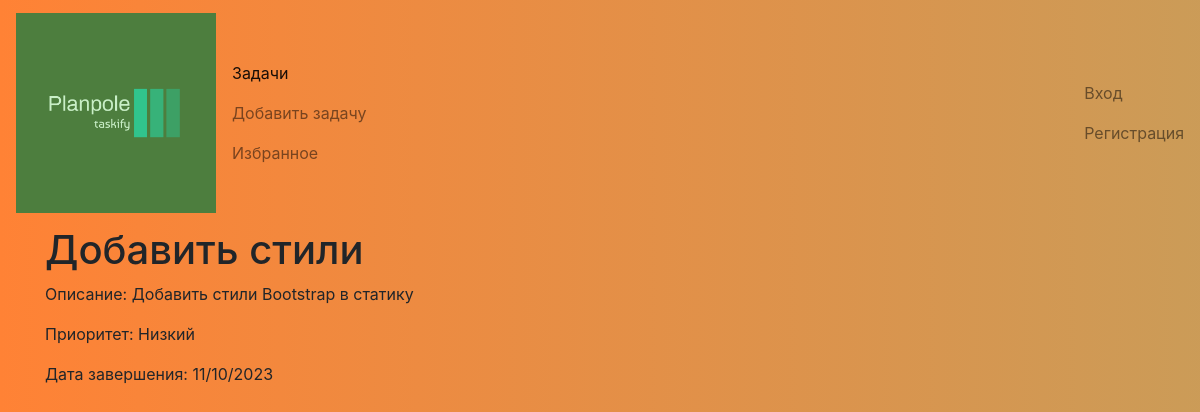
The page /task/1/ on the database as committed earlier.
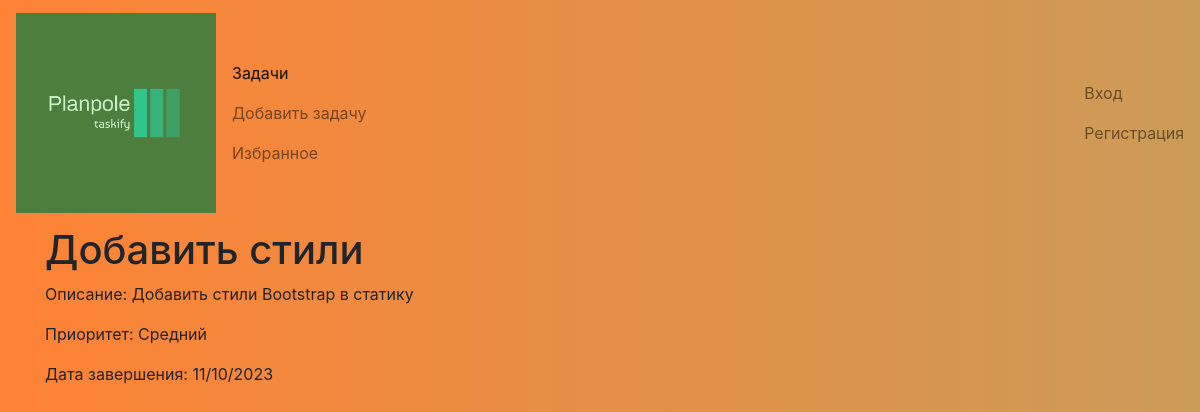
The same page on the database as committed later.
### tasker/models.py (models this page shows)
class Task(models.Model):
    PRIORITY_CHOICES = [
        (1, 'Низкий'),
        (2, 'Средний'),
        (3, 'Высокий'),
    ]
    priority = models.IntegerField(choices=PRIORITY_CHOICES, default=2)
    title = models.CharField(max_length=200)
    description = models.TextField()
    due_date = models.DateField()
    user = models.ForeignKey(User, on_delete=models.CASCADE)
    is_completed = models.BooleanField(default=False)
    created_at = models.DateTimeField(auto_now_add=True)  # устанавливается автоматически при создании новой записи
    updated_at = models.DateTimeField(auto_now=True)  # автоматически обновляется при каждом сохранении записи

### tasker/views.py (the view)
# urls.py: path('task/<int:pk>/', TaskDetailView.as_view(), name='task_detail'),
class TaskDetailView(DetailView):
    model = Task
    template_name = 'task_detail.html'
    context_object_name = 'task'
    def get_context_data(self, **kwargs):
        context = super().get_context_data(**kwargs)
        context['can_edit'] = self.request.user == self.object.user
        return context

### tasker/templates/task_detail.html (shortened to what this page needs)
{% extends "base.html" %}
{% block content %}
<div class="container">
    <h1>{{ task.title }}</h1>
    <p>Описание: {{ task.description }}</p>
    <p>Приоритет: {{ task.get_priority_display }}</p>
    <p>Дата завершения: {{ task.due_date|date:"d/m/Y" }}</p>
</div>
{% endblock %}

Rows that differ between the two databases and show on the page:
changed Task "Добавить стили": priority "Низкий" → "Средний"
